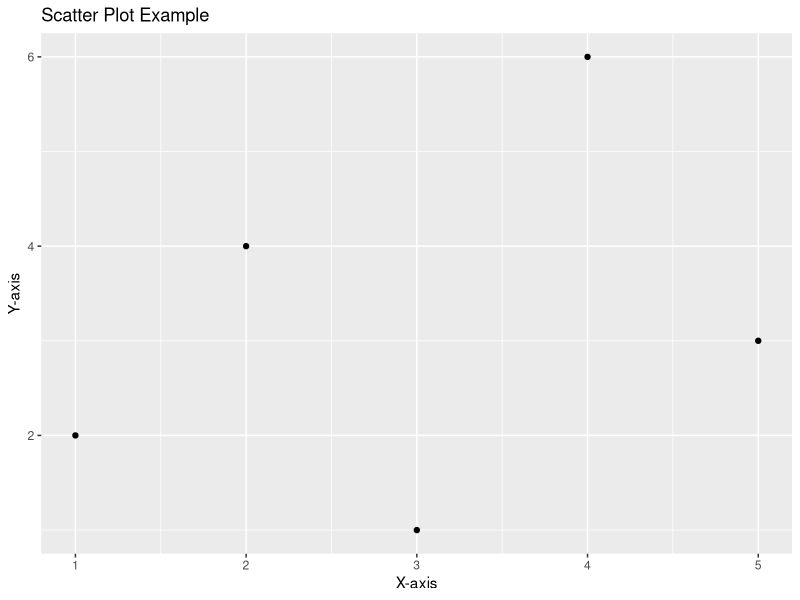

Write the R code that produced this figure.
# Install ggplot2 package if not already installed
if (!requireNamespace("ggplot2", quietly = TRUE)) {
  install.packages("ggplot2")
}

# Load the ggplot2 library
library(ggplot2)

# Create some example data for the scatter plot
x <- c(1, 2, 3, 4, 5)
y <- c(2, 4, 1, 6, 3)

# Create a scatter plot using ggplot2
scatter_plot <- ggplot(data.frame(x, y), aes(x = x, y = y)) +
  geom_point() +
  labs(title = "Scatter Plot Example", x = "X-axis", y = "Y-axis")

# Display the plot
print(scatter_plot)
